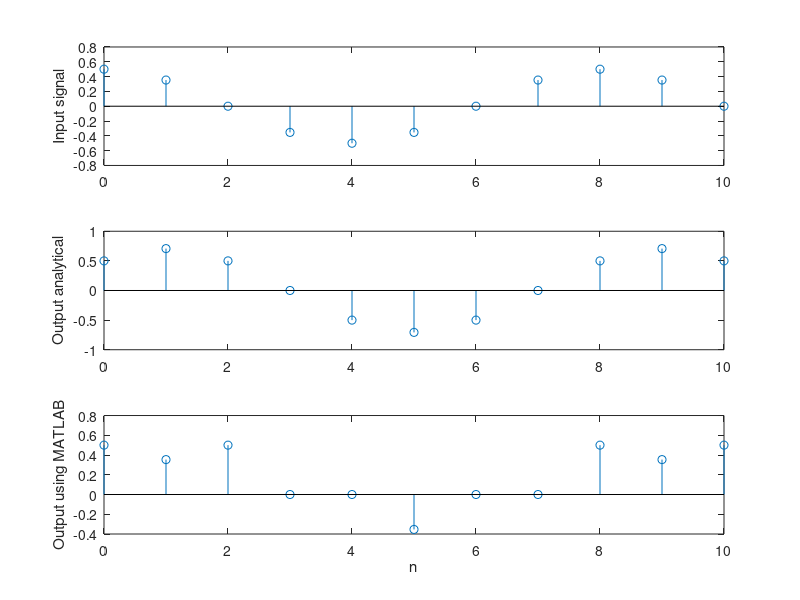

Reproduce this figure in MATLAB.
n =0:10; % 11 samples only
x = (1/2)*cos(pi/4*n);
yssanalyt=(1/2*sqrt(2) )*cos(pi/4*n-pi/4);
b = [1]; %numerator vector in the frequency response
a = [1 0 -1]; %denominator vector in the frequency response
ymatlab = filter(b, a, x); subplot(3, 1, 1), stem (n,x); ylabel('Input signal')
subplot(3, 1, 2), stem (n, yssanalyt); ylabel('Output analytical')
subplot(3, 1, 3), stem (n, ymatlab); ylabel('Output using MATLAB');
xlabel('n');
